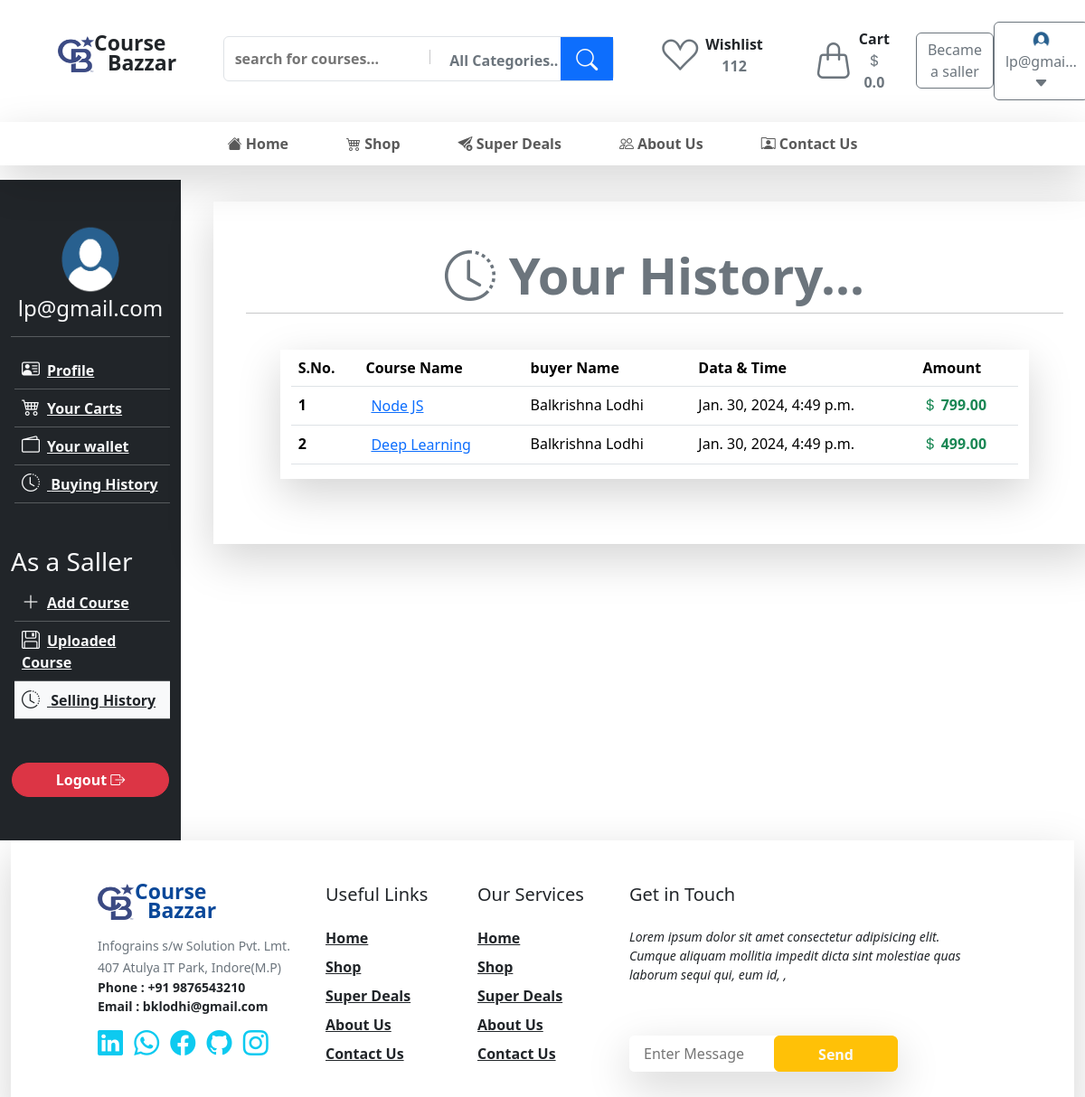
Before: /user/deshboard/selling-history/ (signed in) with the older database file.
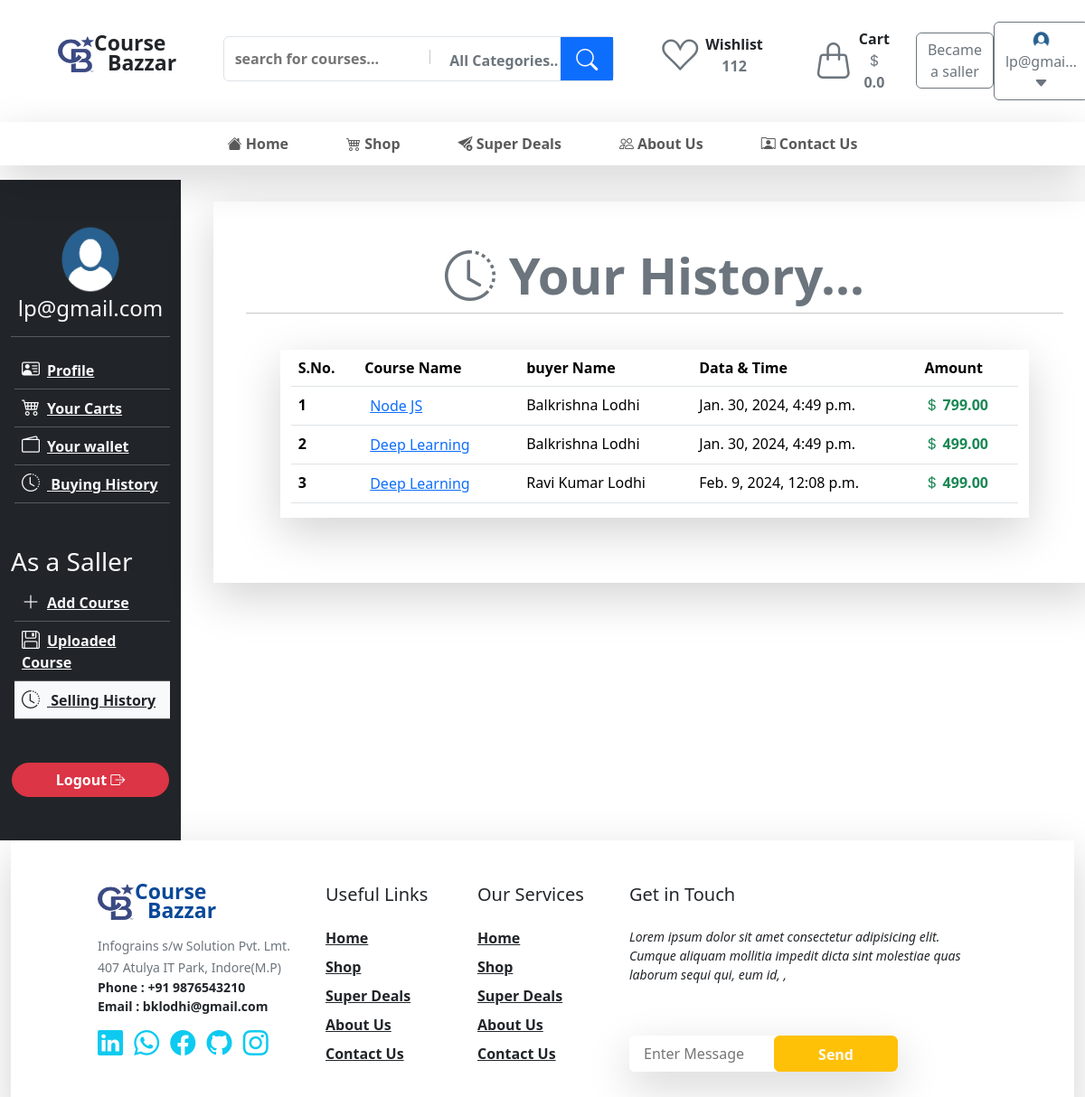
After: the same page with the newer database file.
### customer/models.py (models this page shows, shortened)
class CourseHistory(models.Model):
    buyer = models.ForeignKey(CustomUser,related_name='buyhistories', on_delete=models.CASCADE)
    course = models.ForeignKey(Course,related_name='coursebuyhistories', on_delete=models.CASCADE)
    datetime = models.DateTimeField(default=datetime.datetime.now())
    seller = models.ForeignKey(CustomUser,related_name='salehistories', on_delete=models.CASCADE)

class Course(models.Model):
    user =  models.ForeignKey(CustomUser, related_name='courses', on_delete=models.CASCADE)
    category = models.OneToOneField(CourseCategory, related_name='category', on_delete=models.CASCADE)
    title =  models.CharField(max_length=50)
    key_points = models.CharField(max_length=100,blank=True, null=True)
    description = models.TextField(max_length=5000)
    price = models.IntegerField()
    sale_counter = models.IntegerField(default=0)
    published_datetime = models.DateTimeField(default=datetime.datetime.now())
    approval_datetime = models.DateTimeField(blank=True, null=True)
    approve = models.BooleanField(default = False)
    image = models.ImageField(upload_to="Course Image/")
    course_file = models.FileField( upload_to='Courses/')

class CustomUser(AbstractUser):
    is_buyer = models.BooleanField(default=True)
    is_seller = models.BooleanField(default=False)
    phone = models.CharField(max_length=15)
    gender =  models.CharField(max_length=32,choices=(('male',"Male"),("female", "Female"),("other", "Other")))
    image = models.ImageField(upload_to='Profile/', default='Profile/pic.png')

### customer/views.py (the view)
@login_required(login_url='login/')
def sellinghistory(request):
    historiesforsale = CourseHistory.objects.filter(seller=request.user)
    context = {
        'historiesforsale':historiesforsale,
               }
    return render(request, "sellinghistory.html" , context)

### customer/profile_context.py (called while the page is built)
def profile_detail(request):
    user = request.user
    if user.username == "admin":
        customer = False
        return  {'customer':customer}
    if user.is_authenticated :
        customer = CustomUser.objects.get(id = user.id)
        cartcounter =  AddToCart.objects.filter(user_id = customer.id).count()
        carts =  AddToCart.objects.filter(user_id = customer.id)
        total_price = 0.00
        for cart in carts:
            if CourseOffer.objects.filter(course=cart.course).exists():
                total_price += CourseOffer.objects.get(course=cart.course).remaining_amount
            else:
                total_price += cart.course.price
        context={
            'customer':customer,
            'cartcounter' : cartcounter,
            'total_pay_price':total_price
        }
    else:
        context={
            'customer':False
        }
    return  context

### templates/sellinghistory.html (shortened to what this page needs)
{% extends "base.html" %}
{% load static %}
{% block body %}
<div class="container-fluid">
  <div class="row">
    <div class="col-2 bg-dark">
      {% include 'customerdeshboard_sidebar.html' with sellinghistory='bg-light text-dark' %}
    </div>
    <div class="col-10">
      <div class="container shadow-lg m-4 p-5">
        <div class="row">
          <h1 class="display-4 text-center fw-bold text-secondary"> <i class="bi bi-clock-history me2"></i> Your History...</h1>
          <hr />
        </div>
        {% if not historiesforsale %}
        <div class="row">
          <div
            class="col-6 mx-auto text-center text-danger d-flex flex-column justify-content-center"
          >
            <i class="bi bi-folder2-open" style="font-size: 200px"></i>
            <h1>Empty...</h1>
          </div>
        </div>
        {% else %}
        <div class="row py-4">
          <div class="col-11 mx-auto shadow-lg d-flex justify-content-center">
          <table class="table">
            <thead>
                <tr>
                    <th>S.No.</th>
                <th>Course Name</th>
                <th>buyer Name</th>
                <th>Data & Time</th>
                <th>Amount</th>
                </tr>
            </thead>
            <tbody>
                {% for history in historiesforsale %}
                <tr class="fs-6">
                    <th>{{forloop.counter}}</th>
                    <td>
                      <form action="{% url 'singlecourse' %}" method="get">
                        <button class="border-0 bg-body text-primary text-decoration-underline">{{history.course.title}}</button>
                      </form>
                    </td>
                    <td>{{history.buyer.first_name}} {{history.buyer.last_name}}</td>
                    <td>{{history.datetime}}</td>
                    <td class="text-success fw-semibold">
                      <i class="bi bi-currency-dollar"></i>
                      {{history.course.price|floatformat:2}}
                    </td>
                </tr>
                {% endfor %}
            </tbody>
          </table>
        </div>
        {% endif %}
      </div>
    </div>
  </div>
</div>
{% endblock body %}

Changed rows visible on the page:
added CourseHistory: course "Deep Learning", buyer.first_name "Ravi Kumar", buyer.last_name "Lodhi", datetime "Feb. 9, 2024, 12:08 p.m.", course.price "499.00"
